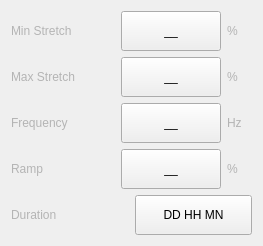
             <widget class="QWidget" name="page_3">
              <layout class="QGridLayout" name="gridLayout_9">
               <item row="0" column="0">
                <widget class="QFrame" name="frame_21">
                 <property name="frameShape">
                  <enum>QFrame::NoFrame</enum>
                 </property>
                 <property name="frameShadow">
                  <enum>QFrame::Raised</enum>
                 </property>
                 <layout class="QHBoxLayout" name="horizontalLayout_16">
                  <property name="spacing">
                   <number>6</number>
                  </property>
                  <property name="leftMargin">
                   <number>0</number>
                  </property>
                  <property name="topMargin">
                   <number>0</number>
                  </property>
                  <property name="rightMargin">
                   <number>0</number>
                  </property>
                  <property name="bottomMargin">
                   <number>0</number>
                  </property>
                  <item>
                   <widget class="QLabel" name="label_23">
                    <property name="styleSheet">
                     <string notr="true">color : rgb(180, 180, 180);</string>
                    </property>
                    <property name="text">
                     <string>Min Stretch</string>
                    </property>
                   </widget>
                  </item>
                  <item>
                   <spacer name="horizontalSpacer_3">
                    <property name="orientation">
                     <enum>Qt::Horizontal</enum>
                    </property>
                    <property name="sizeHint" stdset="0">
                     <size>
                      <width>40</width>
                      <height>20</height>
                     </size>
                    </property>
                   </spacer>
                  </item>
                  <item>
                   <widget class="QPushButton" name="pushButton_31">
                    <property name="sizePolicy">
                     <sizepolicy hsizetype="Expanding" vsizetype="Fixed">
                      <horstretch>0</horstretch>
                      <verstretch>0</verstretch>
                     </sizepolicy>
                    </property>
                    <property name="minimumSize">
                     <size>
                      <width>100</width>
                      <height>40</height>
                     </size>
                    </property>
                    <property name="maximumSize">
                     <size>
                      <width>100</width>
                      <height>40</height>
                     </size>
                    </property>
                    <property name="styleSheet">
                     <string notr="true"/>
                    </property>
                    <property name="text">
                     <string>__</string>
                    </property>
                    <property name="icon">
                     <iconset>
                      <normaloff>:/icons/index.png</normaloff>:/icons/index.png</iconset>
                    </property>
                    <property name="autoDefault">
                     <bool>false</bool>
                    </property>
                    <property name="default">
                     <bool>false</bool>
                    </property>
                    <property name="flat">
                     <bool>false</bool>
                    </property>
                   </widget>
                  </item>
                  <item>
                   <widget class="QLabel" name="label_39">
                    <property name="minimumSize">
                     <size>
                      <width>25</width>
                      <height>0</height>
                     </size>
                    </property>
                    <property name="styleSheet">
                     <string notr="true">color : rgb(180, 180, 180);</string>
                    </property>
                    <property name="text">
                     <string>%</string>
                    </property>
                   </widget>
                  </item>
                 </layout>
                </widget>
               </item>
               <item row="1" column="0">
                <widget class="QFrame" name="frame_20">
                 <property name="frameShape">
                  <enum>QFrame::NoFrame</enum>
                 </property>
                 <property name="frameShadow">
                  <enum>QFrame::Raised</enum>
                 </property>
                 <layout class="QHBoxLayout" name="horizontalLayout_15">
                  <property name="spacing">
                   <number>6</number>
                  </property>
                  <property name="leftMargin">
                   <number>0</number>
                  </property>
                  <property name="topMargin">
                   <number>0</number>
                  </property>
                  <property name="rightMargin">
                   <number>0</number>
                  </property>
                  <property name="bottomMargin">
                   <number>0</number>
                  </property>
                  <item>
                   <widget class="QLabel" name="label_22">
                    <property name="styleSheet">
                     <string notr="true">color : rgb(180, 180, 180);</string>
                    </property>
                    <property name="text">
                     <string>Max Stretch</string>
                    </property>
                   </widget>
                  </item>
                  <item>
                   <spacer name="horizontalSpacer_6">
                    <property name="orientation">
                     <enum>Qt::Horizontal</enum>
                    </property>
                    <property name="sizeHint" stdset="0">
                     <size>
                      <width>40</width>
                      <height>20</height>
                     </size>
                    </property>
                   </spacer>
                  </item>
                  <item>
                   <widget class="QPushButton" name="pushButton_32">
                    <property name="sizePolicy">
                     <sizepolicy hsizetype="Expanding" vsizetype="Fixed">
                      <horstretch>0</horstretch>
                      <verstretch>0</verstretch>
                     </sizepolicy>
                    </property>
                    <property name="minimumSize">
                     <size>
                      <width>100</width>
                      <height>40</height>
                     </size>
                    </property>
                    <property name="maximumSize">
                     <size>
                      <width>100</width>
                      <height>40</height>
                     </size>
                    </property>
                    <property name="styleSheet">
                     <string notr="true"/>
                    </property>
                    <property name="text">
                     <string>__</string>
                    </property>
                    <property name="icon">
                     <iconset>
                      <normaloff>:/icons/index.png</normaloff>:/icons/index.png</iconset>
                    </property>
                    <property name="autoDefault">
                     <bool>false</bool>
                    </property>
                    <property name="default">
                     <bool>false</bool>
                    </property>
                    <property name="flat">
                     <bool>false</bool>
                    </property>
                   </widget>
                  </item>
                  <item>
                   <widget class="QLabel" name="label_40">
                    <property name="minimumSize">
                     <size>
                      <width>25</width>
                      <height>0</height>
                     </size>
                    </property>
                    <property name="styleSheet">
                     <string notr="true">color : rgb(180, 180, 180);</string>
                    </property>
                    <property name="text">
                     <string>%</string>
                    </property>
                   </widget>
                  </item>
                 </layout>
                </widget>
               </item>
               <item row="2" column="0">
                <widget class="QFrame" name="frame_17">
                 <property name="frameShape">
                  <enum>QFrame::NoFrame</enum>
                 </property>
                 <property name="frameShadow">
                  <enum>QFrame::Raised</enum>
                 </property>
                 <layout class="QHBoxLayout" name="horizontalLayout_12">
                  <property name="spacing">
                   <number>6</number>
                  </property>
                  <property name="leftMargin">
                   <number>0</number>
                  </property>
                  <property name="topMargin">
                   <number>0</number>
                  </property>
                  <property name="rightMargin">
                   <number>0</number>
                  </property>
                  <property name="bottomMargin">
                   <number>0</number>
                  </property>
                  <item>
                   <widget class="QLabel" name="label_19">
                    <property name="styleSheet">
                     <string notr="true">color : rgb(180, 180, 180);</string>
                    </property>
                    <property name="text">
                     <string>Frequency</string>
                    </property>
                   </widget>
                  </item>
                  <item>
                   <spacer name="horizontalSpacer_7">
                    <property name="orientation">
                     <enum>Qt::Horizontal</enum>
                    </property>
                    <property name="sizeHint" stdset="0">
                     <size>
                      <width>40</width>
                      <height>20</height>
                     </size>
                    </property>
                   </spacer>
                  </item>
                  <item>
                   <widget class="QPushButton" name="pushButton_33">
                    <property name="sizePolicy">
                     <sizepolicy hsizetype="Expanding" vsizetype="Fixed">
                      <horstretch>0</horstretch>
                      <verstretch>0</verstretch>
                     </sizepolicy>
                    </property>
                    <property name="minimumSize">
                     <size>
                      <width>100</width>
                      <height>40</height>
                     </size>
                    </property>
                    <property name="maximumSize">
                     <size>
                      <width>100</width>
                      <height>40</height>
                     </size>
                    </property>
                    <property name="styleSheet">
                     <string notr="true"/>
                    </property>
                    <property name="text">
                     <string>__</string>
                    </property>
                    <property name="icon">
                     <iconset>
                      <normaloff>:/icons/index.png</normaloff>:/icons/index.png</iconset>
                    </property>
                    <property name="autoDefault">
                     <bool>false</bool>
                    </property>
                    <property name="default">
                     <bool>false</bool>
                    </property>
                    <property name="flat">
                     <bool>false</bool>
                    </property>
                   </widget>
                  </item>
                  <item>
                   <widget class="QLabel" name="label_41">
                    <property name="minimumSize">
                     <size>
                      <width>25</width>
                      <height>0</height>
                     </size>
                    </property>
                    <property name="styleSheet">
                     <string notr="true">color : rgb(180, 180, 180);</string>
                    </property>
                    <property name="text">
                     <string>Hz</string>
                    </property>
                   </widget>
                  </item>
                 </layout>
                </widget>
               </item>
               <item row="3" column="0">
                <widget class="QFrame" name="frame_18">
                 <property name="frameShape">
                  <enum>QFrame::NoFrame</enum>
                 </property>
                 <property name="frameShadow">
                  <enum>QFrame::Raised</enum>
                 </property>
                 <layout class="QHBoxLayout" name="horizontalLayout_13">
                  <property name="spacing">
                   <number>6</number>
                  </property>
                  <property name="leftMargin">
                   <number>0</number>
                  </property>
                  <property name="topMargin">
                   <number>0</number>
                  </property>
                  <property name="rightMargin">
                   <number>0</number>
                  </property>
                  <property name="bottomMargin">
                   <number>0</number>
                  </property>
                  <item>
                   <widget class="QLabel" name="label_20">
                    <property name="styleSheet">
                     <string notr="true">color : rgb(180, 180, 180);</string>
                    </property>
                    <property name="text">
                     <string>Ramp</string>
                    </property>
                   </widget>
                  </item>
                  <item>
                   <spacer name="horizontalSpacer_8">
                    <property name="orientation">
                     <enum>Qt::Horizontal</enum>
                    </property>
                    <property name="sizeHint" stdset="0">
                     <size>
                      <width>40</width>
                      <height>20</height>
                     </size>
                    </property>
                   </spacer>
                  </item>
                  <item>
                   <widget class="QPushButton" name="pushButton_34">
                    <property name="sizePolicy">
                     <sizepolicy hsizetype="Expanding" vsizetype="Fixed">
                      <horstretch>0</horstretch>
                      <verstretch>0</verstretch>
                     </sizepolicy>
                    </property>
                    <property name="minimumSize">
                     <size>
                      <width>100</width>
                      <height>40</height>
                     </size>
                    </property>
                    <property name="maximumSize">
                     <size>
                      <width>100</width>
                      <height>40</height>
                     </size>
                    </property>
                    <property name="styleSheet">
                     <string notr="true"/>
                    </property>
                    <property name="text">
                     <string>__</string>
                    </property>
                    <property name="icon">
                     <iconset>
                      <normaloff>:/icons/index.png</normaloff>:/icons/index.png</iconset>
                    </property>
                    <property name="autoDefault">
                     <bool>false</bool>
                    </property>
                    <property name="default">
                     <bool>false</bool>
                    </property>
                    <property name="flat">
                     <bool>false</bool>
                    </property>
                   </widget>
                  </item>
                  <item>
                   <widget class="QLabel" name="label_42">
                    <property name="minimumSize">
                     <size>
                      <width>25</width>
                      <height>0</height>
                     </size>
                    </property>
                    <property name="styleSheet">
                     <string notr="true">color : rgb(180, 180, 180);</string>
                    </property>
                    <property name="text">
                     <string>%</string>
                    </property>
                   </widget>
                  </item>
                 </layout>
                </widget>
               </item>
               <item row="4" column="0">
                <widget class="QFrame" name="frame_19">
                 <property name="frameShape">
                  <enum>QFrame::NoFrame</enum>
                 </property>
                 <property name="frameShadow">
                  <enum>QFrame::Raised</enum>
                 </property>
                 <layout class="QHBoxLayout" name="horizontalLayout_14">
                  <property name="spacing">
                   <number>6</number>
                  </property>
                  <property name="leftMargin">
                   <number>0</number>
                  </property>
                  <property name="topMargin">
                   <number>0</number>
                  </property>
                  <property name="rightMargin">
                   <number>0</number>
                  </property>
                  <property name="bottomMargin">
                   <number>0</number>
                  </property>
                  <item>
                   <widget class="QLabel" name="label_21">
                    <property name="styleSheet">
                     <string notr="true">color : rgb(180, 180, 180);</string>
                    </property>
                    <property name="text">
                     <string>Duration</string>
                    </property>
                   </widget>
                  </item>
                  <item>
                   <widget class="QPushButton" name="pushButton_35">
                    <property name="minimumSize">
                     <size>
                      <width>0</width>
                      <height>40</height>
                     </size>
                    </property>
                    <property name="maximumSize">
                     <size>
                      <width>999</width>
                      <height>40</height>
                     </size>
                    </property>
                    <property name="styleSheet">
                     <string notr="true"/>
                    </property>
                    <property name="text">
                     <string>DD HH MN</string>
                    </property>
                    <property name="icon">
                     <iconset>
                      <normaloff>:/icons/index.png</normaloff>:/icons/index.png</iconset>
                    </property>
                    <property name="autoDefault">
                     <bool>false</bool>
                    </property>
                    <property name="default">
                     <bool>false</bool>
                    </property>
                    <property name="flat">
                     <bool>false</bool>
                    </property>
                   </widget>
                  </item>
                 </layout>
                </widget>
               </item>
              </layout>
             </widget>
